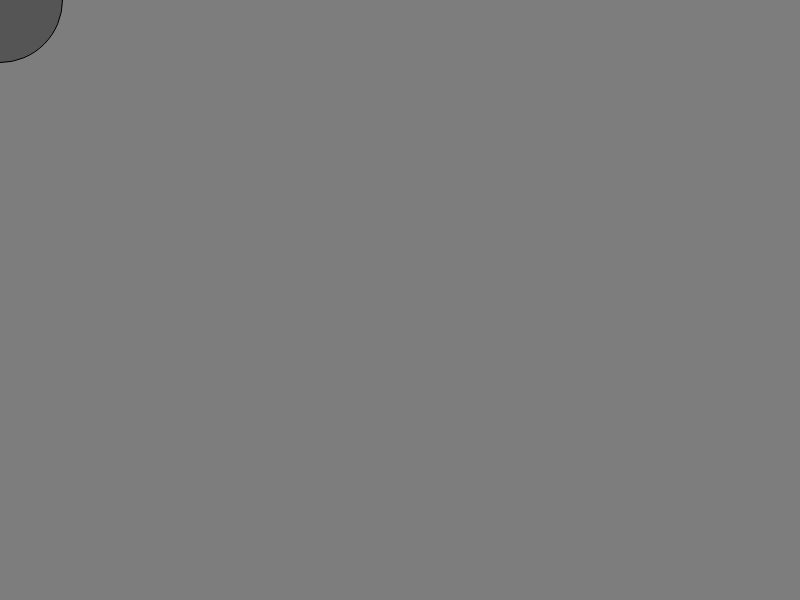
Frame 1 (no input)
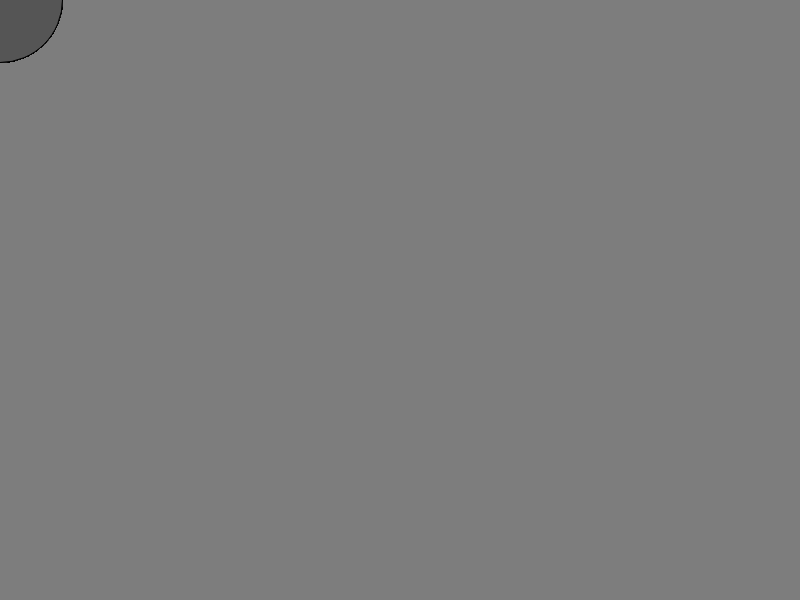
Frame 60 (no input)
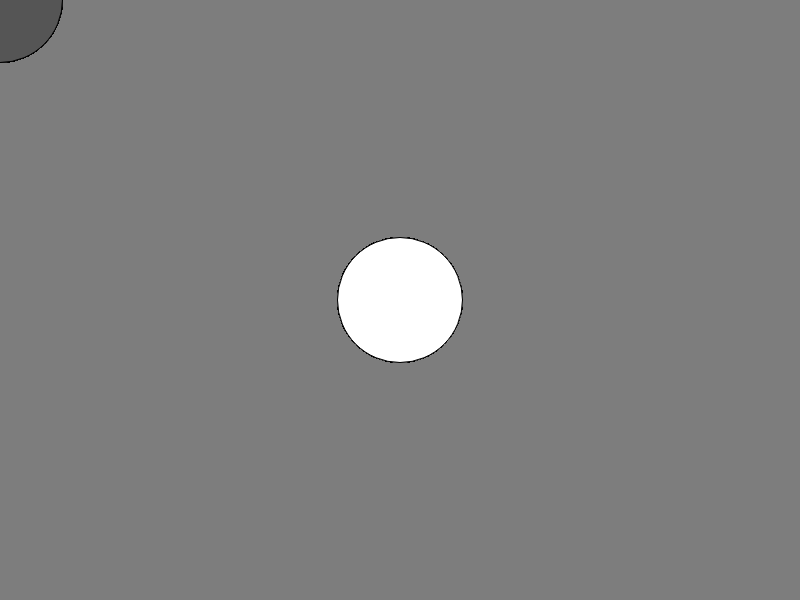
Frame 120 (the mouse pressed at the canvas centre since frame 60)

The p5.js sketch that drew these frames (run headless with seeded random() and noise() and a simulated clock; from frame 60 on, the mouse is pressed at the canvas centre):

// p5.js sketch
// ── sketch.js
function setup() {
  createCanvas(window.screen.width, window.screen.height);
  background(125);
}

function draw() {
  if (mouseIsPressed) {
    fill(255);
  } else {
    fill(85)
  }
  ellipse(mouseX, mouseY, 125, 125);
}
